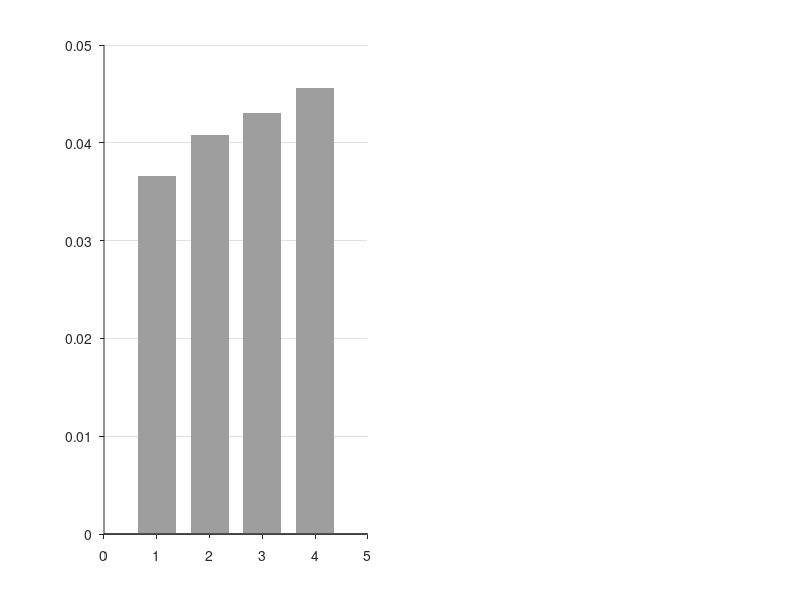

MATLAB code for this plot: (Note: this script raises an error after producing the figure.)
% 안 본 적재로 일반화되는가 - leave-one-mass-out
%
% 기존 조건화 ablation(plot_mass_conditioning.m)은 32/40/48/56 t 를 **전부 섞어**
% 학습한 뒤 그중 20%로 검증했다. 주행하는 적재를 학습에서 이미 본 셈이라
% "안 본 적재에서도 되는가" 에는 답하지 못한다.
%
% 여기서는 적재 하나를 통째로 빼고 학습한 뒤, 그 적재에서만 평가한다.
%   학습 풀  나머지 세 적재 (이 안에서 다시 80/20, val 은 best epoch 선택용)
%   시험     빼놓은 적재 전체. 학습에도 val 에도 한 번도 안 들어갔다.
%
% 세 팔을 같은 시드로 학습한다. 차이는 입력의 무게 열뿐이다.
%   무게 X    6차원. 무게를 안 준다
%   무게 O    8차원. 시험 때 **학습에 없던 무게값**을 받는다
%   섞은무게  8차원 플라시보. 차원은 같고 정보만 없다
%
% 결과: 안 본 적재에서는 **무게를 넣은 쪽이 진다.**
%   횡 dn    조건화 이득 -24.8 / +4.0 / -54.4 / -112.5 %  (12쌍 중 10쌍이 무게 X 승)
%   헤딩 da  조건화 이득 -54.7 / +2.8 / -22.0 / -108.9 %  (12쌍 중 9쌍이 무게 X 승)
%
% 기전은 플라시보가 말해준다. **섞은무게가 무게 O 를 12/12(횡) 이긴다.** 그리고
% 섞은무게는 무게 X 와 거의 같다(횡 차이 +0.00023 m). 무게 열이 학습 때 잡음이면
% 신경망은 그 열을 무시하는 법을 배우고, 무시하니까 안 본 적재에서도 멀쩡하다.
% 반대로 진짜 무게를 주면 신경망은 본 네 값에 맞춘 사상을 배우고, 다섯 번째 값이
% 들어오면 그 사상이 깨진다. 시드 산포도 무게 O 가 3.9배(횡) / 6.6배(헤딩) 크다.
%
% 40 t 만 조건화가 근소하게 이긴다(+4.0 / +2.8%). 40 t 는 학습 범위 32~56 t 의
% 안쪽이라 내삽이다. 범위 끝(32 / 56 t)에서 조건화가 가장 크게 무너진다.
%
% 창 2개가 뜬다.
%   Figure 1  그림 2칸 (횡 dn / 헤딩 dalpha). 막대 = 3시드 평균, 점 = 개별 시드
%   Figure 2  같은 값을 표로. 명령창에도 같이 출력된다.
%
% 데이터: fig_lomo_mass.mat  (results/lomo_mass.py 가 생성)
% 실행:   results/matlab/ 폴더 안에서 `plot_lomo_mass`
% 요구:   base MATLAB 만 (툴박스 불필요). R2013a 이상.

clear; close all
load('fig_lomo_mass.mat')

GREY = [0.62 0.62 0.62];    % 보정 없음
NOM  = [0.12 0.47 0.71];    % 무게 없음
RES  = [0.90 0.49 0.13];    % 무게 있음
PLA  = [0.00 0.62 0.45];    % 플라시보 (Okabe-Ito bluish green)
COL  = [NOM; RES; PLA];

mm = mass(:);  nM = numel(mm);  x = (1:nM)';
w  = 0.24;
DN = 2; DA = 3;             % 채널: 1=ds 2=dn 3=dalpha 4=dv
CH  = [DN DA];
SC  = [1 180/pi];
LBL = {'Lateral  \Deltan  [m]', 'Heading  \Delta\alpha  [deg]'};
TIT = {'(a)  lateral residual on the held-out payload', ...
       '(b)  heading residual on the held-out payload'};

%% ---- 수치 표 출력 (명령창) ----
fprintf('\n=== Leave-one-mass-out: prediction error on the UNSEEN payload ===\n');
fprintf('(model never saw this payload in training or validation)\n\n');
for k = 1:2
    ch = CH(k); sc = SC(k);
    if k == 1, fprintf('--- lateral  dn [m]\n'); else
               fprintf('--- heading  dalpha [deg]\n'); end
    fprintf('%7s | %9s %9s %9s %9s | %7s\n', 'held out', ...
            'no resid', 'no mass', 'with mass', 'shuffled', 'gain');
    for i = 1:nM
        e0 = err_raw(i,ch)*sc;
        e1 = mean(err(i,1,:,ch))*sc;
        e2 = mean(err(i,2,:,ch))*sc;
        e3 = mean(err(i,3,:,ch))*sc;
        fprintf('%6dt | %9.4f %9.4f %9.4f %9.4f | %+6.1f%%\n', ...
                mm(i), e0, e1, e2, e3, 100*(e1-e2)/e1);
    end
    d = err(:,1,:,ch) - err(:,2,:,ch);   d = d(:);
    fprintf('  pooled %d pairs: mean(no mass - with mass) %+.5f, ', numel(d), mean(d)*sc);
    fprintf('with-mass better in %d/%d\n\n', sum(d > 0), numel(d));
end

%% ---- Figure 1: 막대 + 시드 점 ----
figure('Color','w','Position',[60 60 1080 420])
for k = 1:2
    ch = CH(k); sc = SC(k);
    subplot(1,2,k); hold on; box off
    set(gca,'FontSize',10,'TickDir','out','YGrid','on', ...
            'GridColor',[.88 .88 .88],'GridAlpha',1,'Layer','bottom')

    % 보정 없음: 회색 배경 막대 (스케일 기준선)
    bar(x, err_raw(:,ch)*sc, 0.72, 'FaceColor', GREY, ...
        'EdgeColor','none', 'FaceAlpha', 0.30);

    hb = zeros(1,3);
    for a = 1:3
        v  = squeeze(err(:,a,:,ch))*sc;      % (적재, 시드)
        mu = mean(v, 2);
        hb(a) = bar(x + (a-2)*w, mu, w*0.9, 'FaceColor', COL(a,:), ...
                    'EdgeColor','none');
        for i = 1:nM       % 개별 시드를 점으로 - 산포를 숨기지 않는다
            plot(x(i) + (a-2)*w, v(i,:), 'o', 'MarkerSize', 3.5, ...
                 'MarkerFaceColor','w', 'MarkerEdgeColor', COL(a,:)*0.7, ...
                 'LineWidth', 0.8);
        end
    end

    set(gca,'XTick',x,'XTickLabel',arrayfun(@(m) sprintf('%dt',m), mm, ...
            'UniformOutput',false))
    xlabel('Held-out payload  (never seen in training)')
    ylabel(LBL{k})
    xlim([0.5 nM+0.5])
    title(TIT{k},'FontSize',10,'FontWeight','normal')
    if k == 1
        legend(hb, arm, 'Location','northwest','Box','off','FontSize',9);
    end
end

%% ---- Figure 2: 표 ----
figure('Color','w','Position',[80 80 900 420])
axis off
ty = 0.94;
text(0.02, ty, 'Leave-one-mass-out — prediction error on the unseen payload', ...
     'FontSize',12,'FontWeight','bold'); ty = ty - 0.055;
text(0.02, ty, ['3 seeds, mean' char(177) 'sd.  The payload column was removed ' ...
     'from training and validation.'], 'FontSize',9,'Color',[.35 .35 .35]);
ty = ty - 0.065;

for k = 1:2
    ch = CH(k); sc = SC(k);
    if k == 1, hd = 'Lateral  \Deltan  [m]'; else
               hd = 'Heading  \Delta\alpha  [deg]'; end
    text(0.02, ty, hd, 'FontSize',10,'FontWeight','bold'); ty = ty - 0.05;
    cols = {'held out','no residual','no mass','with mass','shuffled','gain'};
    cx   = [0.02 0.16 0.33 0.50 0.67 0.85];
    for c = 1:6
        text(cx(c), ty, cols{c}, 'FontSize',9,'FontWeight','bold', ...
             'Color',[.25 .25 .25]);
    end
    ty = ty - 0.012;
    line([0.02 0.96],[ty ty],'Color',[.75 .75 .75]); ty = ty - 0.042;
    for i = 1:nM
        v  = squeeze(err(i,:,:,ch))*sc;             % (팔, 시드)
        mu = mean(v,2);  sd = std(v,0,2);
        g  = 100*(mu(1)-mu(2))/mu(1);
        text(cx(1), ty, sprintf('%dt', mm(i)), 'FontSize',9);
        text(cx(2), ty, sprintf('%.4f', err_raw(i,ch)*sc), 'FontSize',9, ...
             'Color',[.45 .45 .45]);
        for a = 1:3
            text(cx(2+a), ty, sprintf('%.4f%c%.4f', mu(a), char(177), sd(a)), ...
                 'FontSize',9,'Color',COL(a,:)*0.75);
        end
        if g > 0, gc = RES*0.75; else gc = NOM*0.75; end
        text(cx(6), ty, sprintf('%+.1f%%', g), 'FontSize',9,'Color',gc);
        ty = ty - 0.042;
    end
    d = err(:,1,:,ch) - err(:,2,:,ch);  d = d(:);
    text(cx(1), ty, sprintf(['pooled %d pairs:  mean(no mass - with mass) ' ...
         '%+.5f,   with mass better in %d/%d'], numel(d), mean(d)*sc, ...
         sum(d>0), numel(d)), 'FontSize',9,'Color',[.35 .35 .35]);
    ty = ty - 0.075;
end
xlim([0 1]); ylim([0 1])
